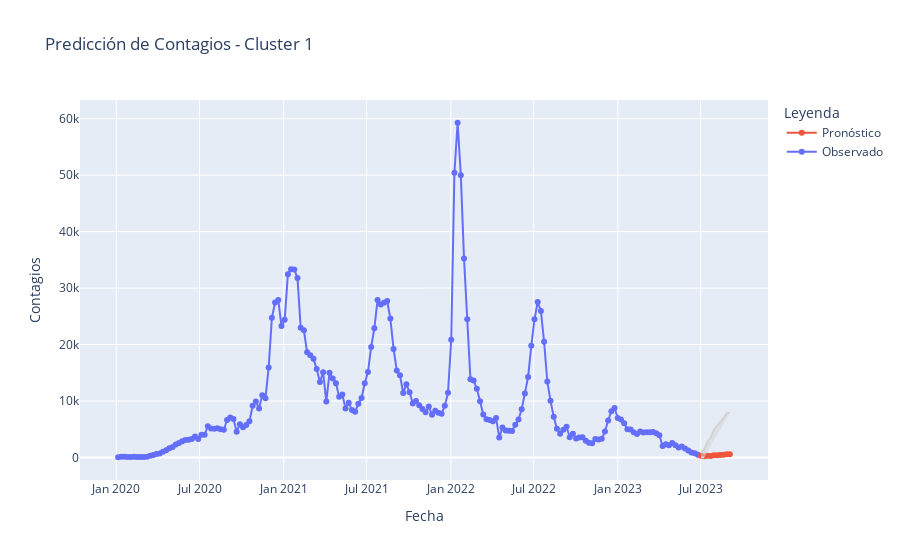

Notebook code for this chart:
### Code cell
datos = cargar_datos_cluster(ruta_csv, cluster_id)
datos_transformados, lambda_ = preparar_datos_actuales(datos)
modelo_ajustado = ajustar_modelo_sarima(datos_transformados, params_ARIMA, params_estacional)
datos_predicciones, intervalos_confianza = realizar_predicciones_futuras(modelo_ajustado, n_preds, lambda_)
visualizar_predicciones_futuras(datos, datos_predicciones, intervalos_confianza, cluster_id)

### Figure 1 — Plotly figure (JSON) as saved in the notebook; plotly's stock layout.template omitted (floating-point values rounded to 4 significant figures; data arrays with more than 128 entries replaced by an {"elided": "..."} marker saying what was removed)
{"data": [{"mode": "lines+markers", "name": "Observado", "type": "scatter", "x": {"elided": "182 str values"}, "y": {"elided": "182 int values"}}, {"mode": "lines+markers", "name": "Pronóstico", "type": "scatter", "x": ["2023-07-02T00:00:00", "2023-07-09T00:00:00", "2023-07-16T00:00:00", "2023-07-23T00:00:00", "2023-07-30T00:00:00", "2023-08-06T00:00:00", "2023-08-13T00:00:00", "2023-08-20T00:00:00", "2023-08-27T00:00:00", "2023-09-03T00:00:00"], "y": [312.8, 216.5, 298.8, 251.6, 366.4, 380.1, 421.9, 480.2, 572.3, 543.2]}, {"line": {"color": "lightgrey"}, "mode": "lines", "showlegend": false, "type": "scatter", "x": ["2023-07-02T00:00:00", "2023-07-09T00:00:00", "2023-07-16T00:00:00", "2023-07-23T00:00:00", "2023-07-30T00:00:00", "2023-08-06T00:00:00", "2023-08-13T00:00:00", "2023-08-20T00:00:00", "2023-08-27T00:00:00", "2023-09-03T00:00:00"], "y": [56.22, 1.479, null, null, null, null, null, null, null, null]}, {"fill": "tonexty", "line": {"color": "lightgrey"}, "mode": "lines", "showlegend": false, "type": "scatter", "x": ["2023-07-02T00:00:00", "2023-07-09T00:00:00", "2023-07-16T00:00:00", "2023-07-23T00:00:00", "2023-07-30T00:00:00", "2023-08-06T00:00:00", "2023-08-13T00:00:00", "2023-08-20T00:00:00", "2023-08-27T00:00:00", "2023-09-03T00:00:00"], "y": [948.0, 1384.0, 2717.0, 3470.0, 4891.0, 5542.0, 6243.0, 6967.0, 7840.0, 7932.0]}], "layout": {"legend": {"title": {"text": "Leyenda"}}, "title": {"text": "Predicción de Contagios - Cluster 1"}, "xaxis": {"title": {"text": "Fecha"}}, "yaxis": {"title": {"text": "Contagios"}}}}
